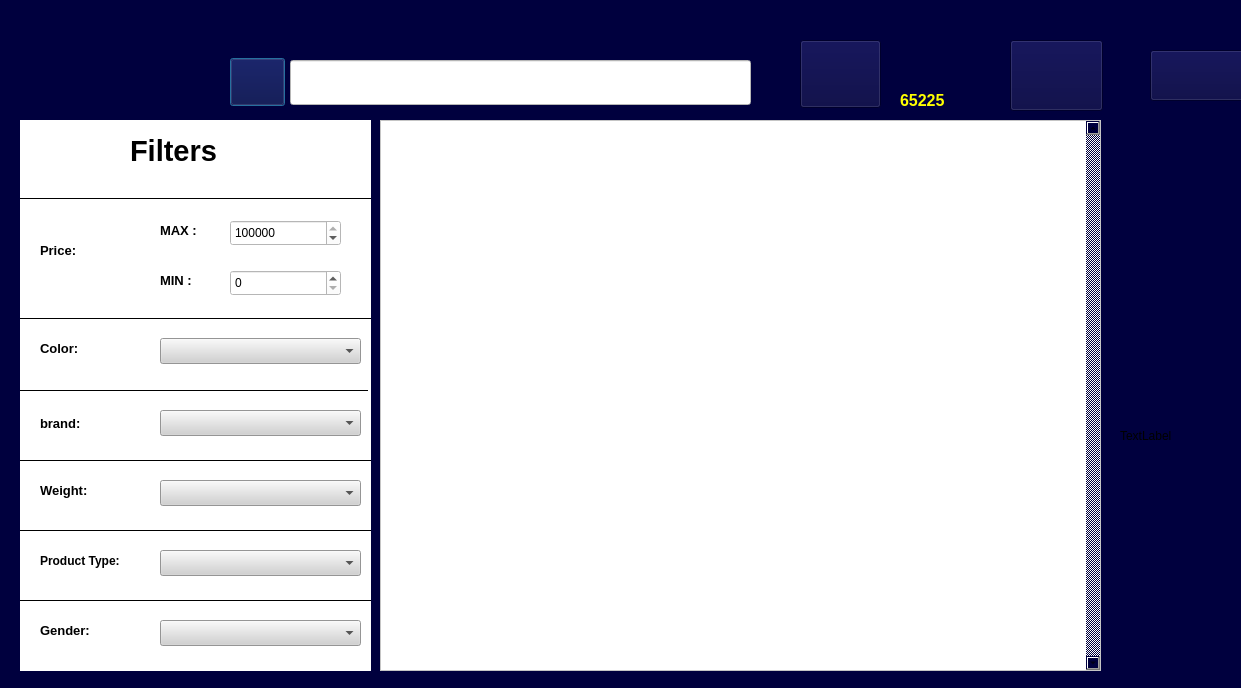
<?xml version="1.0" encoding="UTF-8"?>
<ui version="4.0">
 <class>Client</class>
 <widget class="QDialog" name="Client">
  <property name="geometry">
   <rect>
    <x>0</x>
    <y>0</y>
    <width>1241</width>
    <height>688</height>
   </rect>
  </property>
  <property name="windowTitle">
   <string>Dialog</string>
  </property>
  <property name="styleSheet">
   <string notr="true">background-color: rgb(0, 0, 62);</string>
  </property>
  <widget class="QLineEdit" name="lineEdit_serch">
   <property name="geometry">
    <rect>
     <x>290</x>
     <y>60</y>
     <width>461</width>
     <height>45</height>
    </rect>
   </property>
   <property name="styleSheet">
    <string notr="true">background-color: rgb(255, 255, 255);</string>
   </property>
  </widget>
  <widget class="QPushButton" name="pushButton_serch">
   <property name="geometry">
    <rect>
     <x>230</x>
     <y>58</y>
     <width>55</width>
     <height>48</height>
    </rect>
   </property>
   <property name="styleSheet">
    <string notr="true">background-image: url(:/new/prefix1/Search.png);
</string>
   </property>
   <property name="text">
    <string/>
   </property>
  </widget>
  <widget class="QPushButton" name="pushButton_moneybags">
   <property name="geometry">
    <rect>
     <x>800</x>
     <y>40</y>
     <width>81</width>
     <height>68</height>
    </rect>
   </property>
   <property name="styleSheet">
    <string notr="true">background-image: url(:/new/prefix1/wallet.png);
background-color: rgb(0,0,61);</string>
   </property>
   <property name="text">
    <string/>
   </property>
  </widget>
  <widget class="QPushButton" name="pushButton_logout">
   <property name="geometry">
    <rect>
     <x>1150</x>
     <y>50</y>
     <width>101</width>
     <height>51</height>
    </rect>
   </property>
   <property name="styleSheet">
    <string notr="true">background-color: rgb(0,0,61);
background-image: url(:/new/prefix1/log out.png);
</string>
   </property>
   <property name="text">
    <string/>
   </property>
  </widget>
  <widget class="QPushButton" name="pushButton_Cart">
   <property name="geometry">
    <rect>
     <x>1010</x>
     <y>40</y>
     <width>93</width>
     <height>71</height>
    </rect>
   </property>
   <property name="styleSheet">
    <string notr="true">background-color: rgb(0, 0, 61);
background-image: url(:/new/prefix1/cart.png);</string>
   </property>
   <property name="text">
    <string/>
   </property>
  </widget>
  <widget class="QListWidget" name="listWidget_commodity">
   <property name="geometry">
    <rect>
     <x>380</x>
     <y>120</y>
     <width>721</width>
     <height>551</height>
    </rect>
   </property>
   <property name="font">
    <font>
     <pointsize>15</pointsize>
     <bold>true</bold>
    </font>
   </property>
   <property name="styleSheet">
    <string notr="true">background-color: rgb(255, 255, 255);</string>
   </property>
   <property name="verticalScrollBarPolicy">
    <enum>Qt::ScrollBarAlwaysOn</enum>
   </property>
   <property name="horizontalScrollBarPolicy">
    <enum>Qt::ScrollBarAsNeeded</enum>
   </property>
   <property name="autoScrollMargin">
    <number>4</number>
   </property>
   <property name="editTriggers">
    <set>QAbstractItemView::DoubleClicked</set>
   </property>
   <property name="iconSize">
    <size>
     <width>300</width>
     <height>198</height>
    </size>
   </property>
  </widget>
  <widget class="QWidget" name="widget" native="true">
   <property name="geometry">
    <rect>
     <x>20</x>
     <y>120</y>
     <width>351</width>
     <height>551</height>
    </rect>
   </property>
   <property name="styleSheet">
    <string notr="true">background-color: rgb(255, 255, 255);
border-color: rgb(0, 0, 0);
</string>
   </property>
   <widget class="Line" name="line">
    <property name="geometry">
     <rect>
      <x>0</x>
      <y>190</y>
      <width>351</width>
      <height>16</height>
     </rect>
    </property>
    <property name="font">
     <font>
      <bold>false</bold>
     </font>
    </property>
    <property name="frameShadow">
     <enum>QFrame::Plain</enum>
    </property>
    <property name="orientation">
     <enum>Qt::Horizontal</enum>
    </property>
   </widget>
   <widget class="Line" name="line_2">
    <property name="geometry">
     <rect>
      <x>-3</x>
      <y>260</y>
      <width>351</width>
      <height>20</height>
     </rect>
    </property>
    <property name="frameShadow">
     <enum>QFrame::Plain</enum>
    </property>
    <property name="orientation">
     <enum>Qt::Horizontal</enum>
    </property>
   </widget>
   <widget class="QLabel" name="label_2">
    <property name="geometry">
     <rect>
      <x>140</x>
      <y>100</y>
      <width>51</width>
      <height>20</height>
     </rect>
    </property>
    <property name="font">
     <font>
      <pointsize>10</pointsize>
      <bold>true</bold>
     </font>
    </property>
    <property name="text">
     <string>MAX :</string>
    </property>
   </widget>
   <widget class="QLabel" name="label_3">
    <property name="geometry">
     <rect>
      <x>140</x>
      <y>150</y>
      <width>51</width>
      <height>20</height>
     </rect>
    </property>
    <property name="font">
     <font>
      <pointsize>10</pointsize>
      <bold>true</bold>
     </font>
    </property>
    <property name="text">
     <string>MIN :</string>
    </property>
   </widget>
   <widget class="Line" name="line_3">
    <property name="geometry">
     <rect>
      <x>0</x>
      <y>330</y>
      <width>351</width>
      <height>20</height>
     </rect>
    </property>
    <property name="frameShadow">
     <enum>QFrame::Plain</enum>
    </property>
    <property name="orientation">
     <enum>Qt::Horizontal</enum>
    </property>
   </widget>
   <widget class="Line" name="line_4">
    <property name="geometry">
     <rect>
      <x>0</x>
      <y>400</y>
      <width>351</width>
      <height>20</height>
     </rect>
    </property>
    <property name="frameShadow">
     <enum>QFrame::Plain</enum>
    </property>
    <property name="orientation">
     <enum>Qt::Horizontal</enum>
    </property>
   </widget>
   <widget class="QComboBox" name="comboBox_coler">
    <property name="geometry">
     <rect>
      <x>140</x>
      <y>218</y>
      <width>201</width>
      <height>26</height>
     </rect>
    </property>
    <property name="styleSheet">
     <string notr="true">background-color: rgb(209, 209, 209);</string>
    </property>
    <item>
     <property name="text">
      <string/>
     </property>
    </item>
    <item>
     <property name="text">
      <string>Red</string>
     </property>
    </item>
    <item>
     <property name="text">
      <string>Blue</string>
     </property>
    </item>
    <item>
     <property name="text">
      <string>Yellow</string>
     </property>
    </item>
    <item>
     <property name="text">
      <string>Other</string>
     </property>
    </item>
   </widget>
   <widget class="QComboBox" name="comboBox_brand">
    <property name="geometry">
     <rect>
      <x>140</x>
      <y>290</y>
      <width>201</width>
      <height>26</height>
     </rect>
    </property>
    <property name="styleSheet">
     <string notr="true">background-color: rgb(209, 209, 209);</string>
    </property>
    <item>
     <property name="text">
      <string/>
     </property>
    </item>
    <item>
     <property name="text">
      <string>Nike</string>
     </property>
    </item>
    <item>
     <property name="text">
      <string>Addias</string>
     </property>
    </item>
    <item>
     <property name="text">
      <string>Puma</string>
     </property>
    </item>
    <item>
     <property name="text">
      <string>Other</string>
     </property>
    </item>
   </widget>
   <widget class="QComboBox" name="comboBox_Weight">
    <property name="geometry">
     <rect>
      <x>140</x>
      <y>360</y>
      <width>201</width>
      <height>26</height>
     </rect>
    </property>
    <property name="styleSheet">
     <string notr="true">background-color: rgb(209, 209, 209);</string>
    </property>
    <item>
     <property name="text">
      <string/>
     </property>
    </item>
    <item>
     <property name="text">
      <string>0-1000     gr</string>
     </property>
    </item>
    <item>
     <property name="text">
      <string>1000-5000  gr</string>
     </property>
    </item>
    <item>
     <property name="text">
      <string>5000&gt;     gr</string>
     </property>
    </item>
   </widget>
   <widget class="QComboBox" name="comboBox_type">
    <property name="geometry">
     <rect>
      <x>140</x>
      <y>430</y>
      <width>201</width>
      <height>26</height>
     </rect>
    </property>
    <property name="styleSheet">
     <string notr="true">background-color: rgb(209, 209, 209);</string>
    </property>
    <item>
     <property name="text">
      <string/>
     </property>
    </item>
    <item>
     <property name="text">
      <string>Equipment</string>
     </property>
    </item>
    <item>
     <property name="text">
      <string>Clothes and shoes</string>
     </property>
    </item>
   </widget>
   <widget class="Line" name="line_5">
    <property name="geometry">
     <rect>
      <x>0</x>
      <y>470</y>
      <width>351</width>
      <height>20</height>
     </rect>
    </property>
    <property name="frameShadow">
     <enum>QFrame::Plain</enum>
    </property>
    <property name="orientation">
     <enum>Qt::Horizontal</enum>
    </property>
   </widget>
   <widget class="QComboBox" name="comboBox_sex">
    <property name="geometry">
     <rect>
      <x>140</x>
      <y>500</y>
      <width>201</width>
      <height>26</height>
     </rect>
    </property>
    <property name="styleSheet">
     <string notr="true">background-color: rgb(209, 209, 209);</string>
    </property>
    <item>
     <property name="text">
      <string/>
     </property>
    </item>
    <item>
     <property name="text">
      <string>Men</string>
     </property>
    </item>
    <item>
     <property name="text">
      <string>Women</string>
     </property>
    </item>
    <item>
     <property name="text">
      <string>Other</string>
     </property>
    </item>
   </widget>
   <widget class="QSpinBox" name="spinBox_max">
    <property name="geometry">
     <rect>
      <x>210</x>
      <y>100</y>
      <width>111</width>
      <height>26</height>
     </rect>
    </property>
    <property name="minimum">
     <number>0</number>
    </property>
    <property name="maximum">
     <number>100000000</number>
    </property>
    <property name="value">
     <number>100000000</number>
    </property>
   </widget>
   <widget class="QSpinBox" name="spinBox_min">
    <property name="geometry">
     <rect>
      <x>210</x>
      <y>150</y>
      <width>111</width>
      <height>26</height>
     </rect>
    </property>
    <property name="maximum">
     <number>90</number>
    </property>
   </widget>
   <widget class="QLabel" name="label">
    <property name="geometry">
     <rect>
      <x>20</x>
      <y>120</y>
      <width>51</width>
      <height>20</height>
     </rect>
    </property>
    <property name="font">
     <font>
      <pointsize>10</pointsize>
      <bold>true</bold>
     </font>
    </property>
    <property name="text">
     <string>Price:</string>
    </property>
   </widget>
   <widget class="QLabel" name="label_4">
    <property name="geometry">
     <rect>
      <x>20</x>
      <y>213</y>
      <width>51</width>
      <height>31</height>
     </rect>
    </property>
    <property name="font">
     <font>
      <pointsize>10</pointsize>
      <bold>true</bold>
     </font>
    </property>
    <property name="text">
     <string>Color:</string>
    </property>
   </widget>
   <widget class="QLabel" name="label_5">
    <property name="geometry">
     <rect>
      <x>20</x>
      <y>293</y>
      <width>63</width>
      <height>20</height>
     </rect>
    </property>
    <property name="font">
     <font>
      <pointsize>10</pointsize>
      <bold>true</bold>
     </font>
    </property>
    <property name="text">
     <string>brand:</string>
    </property>
   </widget>
   <widget class="QLabel" name="label_6">
    <property name="geometry">
     <rect>
      <x>20</x>
      <y>355</y>
      <width>71</width>
      <height>31</height>
     </rect>
    </property>
    <property name="font">
     <font>
      <pointsize>10</pointsize>
      <bold>true</bold>
     </font>
    </property>
    <property name="text">
     <string>Weight:</string>
    </property>
   </widget>
   <widget class="QLabel" name="label_7">
    <property name="geometry">
     <rect>
      <x>20</x>
      <y>420</y>
      <width>111</width>
      <height>41</height>
     </rect>
    </property>
    <property name="font">
     <font>
      <pointsize>9</pointsize>
      <bold>true</bold>
     </font>
    </property>
    <property name="text">
     <string>Product Type:</string>
    </property>
   </widget>
   <widget class="QLabel" name="label_8">
    <property name="geometry">
     <rect>
      <x>20</x>
      <y>500</y>
      <width>63</width>
      <height>20</height>
     </rect>
    </property>
    <property name="font">
     <font>
      <pointsize>10</pointsize>
      <bold>true</bold>
     </font>
    </property>
    <property name="text">
     <string>Gender:</string>
    </property>
   </widget>
   <widget class="QLabel" name="label_9">
    <property name="geometry">
     <rect>
      <x>110</x>
      <y>10</y>
      <width>171</width>
      <height>41</height>
     </rect>
    </property>
    <property name="font">
     <font>
      <pointsize>22</pointsize>
      <italic>false</italic>
      <bold>true</bold>
      <strikeout>false</strikeout>
     </font>
    </property>
    <property name="text">
     <string>Filters</string>
    </property>
   </widget>
   <widget class="Line" name="line_6">
    <property name="geometry">
     <rect>
      <x>0</x>
      <y>70</y>
      <width>351</width>
      <height>16</height>
     </rect>
    </property>
    <property name="frameShadow">
     <enum>QFrame::Plain</enum>
    </property>
    <property name="orientation">
     <enum>Qt::Horizontal</enum>
    </property>
   </widget>
  </widget>
  <widget class="QWidget" name="widget_2" native="true">
   <property name="geometry">
    <rect>
     <x>20</x>
     <y>10</y>
     <width>181</width>
     <height>101</height>
    </rect>
   </property>
   <property name="styleSheet">
    <string notr="true">background-image: url(:/new/prefix1/logo.png);</string>
   </property>
  </widget>
  <widget class="QLabel" name="label_10">
   <property name="geometry">
    <rect>
     <x>900</x>
     <y>90</y>
     <width>91</width>
     <height>21</height>
    </rect>
   </property>
   <property name="font">
    <font>
     <pointsize>12</pointsize>
     <bold>true</bold>
    </font>
   </property>
   <property name="styleSheet">
    <string notr="true">background-image: url();
background-color: rgb();
color: rgb(255, 255, 0);</string>
   </property>
   <property name="text">
    <string>65225</string>
   </property>
  </widget>
  <widget class="QLabel" name="label_11">
   <property name="geometry">
    <rect>
     <x>1120</x>
     <y>200</y>
     <width>111</width>
     <height>471</height>
    </rect>
   </property>
   <property name="styleSheet">
    <string notr="true">background-image: url(:/new/prefix1/BitcoinAd.gif);</string>
   </property>
   <property name="text">
    <string>TextLabel</string>
   </property>
  </widget>
 </widget>
 <resources/>
 <connections/>
</ui>
